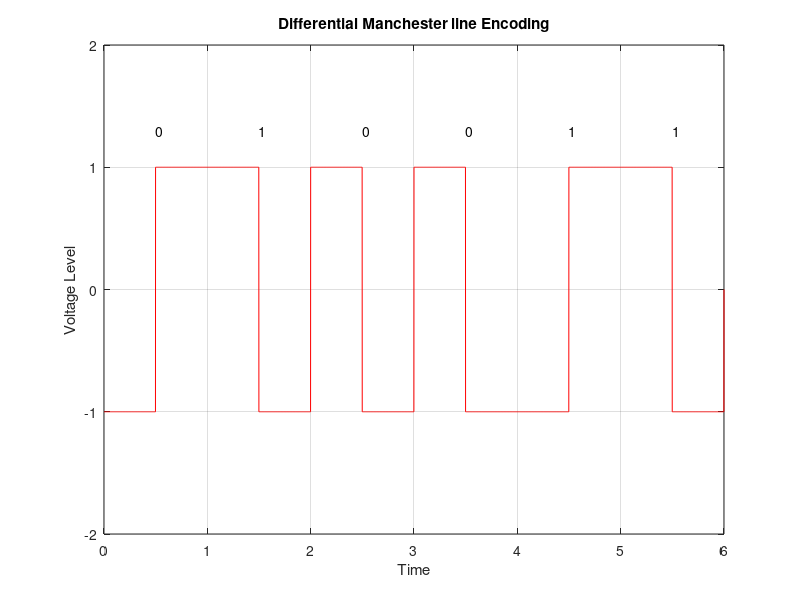

The MATLAB source for this figure:
clc;
clear
close all;
%bits = input('prompt');
bits = [0 1 0 0  1 1];
bitrate = 1;
n = 1000;
T = length(bits)/bitrate;
N = n*length(bits);
dt = T/N;
t = 0:dt:T;
x = zeros(1,length(t));
lastbit = 1;
for i=1:length(bits)
  if bits(i)==0
    x((i-1)*n+1:(i-1)*n+n/2) = -lastbit;
    x((i-1)*n+n/2:i*n) = lastbit;
  else
    x((i-1)*n+1:(i-1)*n+n/2) = lastbit;
    x((i-1)*n+n/2:i*n) = -lastbit;
    lastbit = -lastbit;
  end
end
plot(t, x, 'r');
axis([0 t(end) -2 2]);
xlabel('Time')
ylabel('Voltage Level');
title('Differential Manchester line Encoding')
grid on;

for i=0 :length(bits)-1
    txt = num2str(bits(i+1));
    text(i+.5, 1.3, txt);
end
counter = 0;
lastbit = 1;
for i = 1:length(t)
  if t(i)>counter
    counter = counter + 1;
    if x(i)==lastbit
      result(counter) = 1;
      lastbit = -lastbit;
    else result(counter) = 0;
    end
  end
end
disp('Differential Manchester Decoding:');
disp(result);